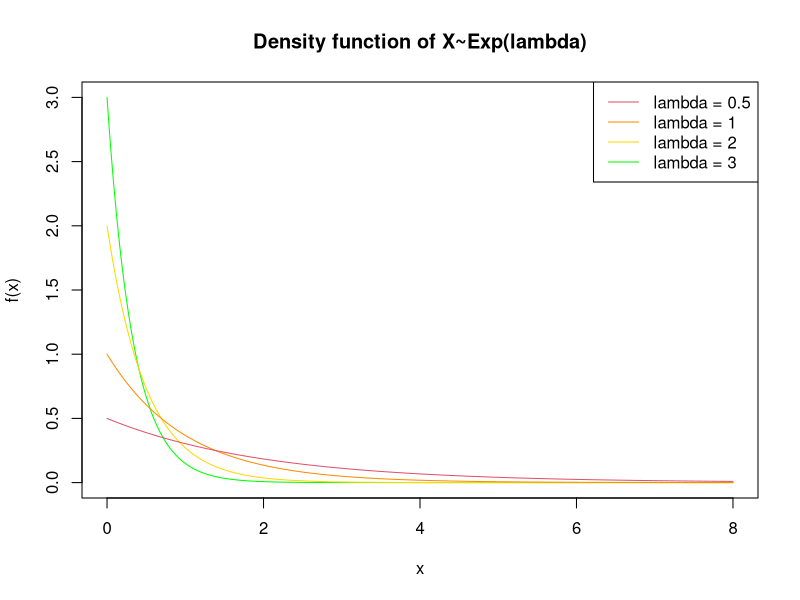
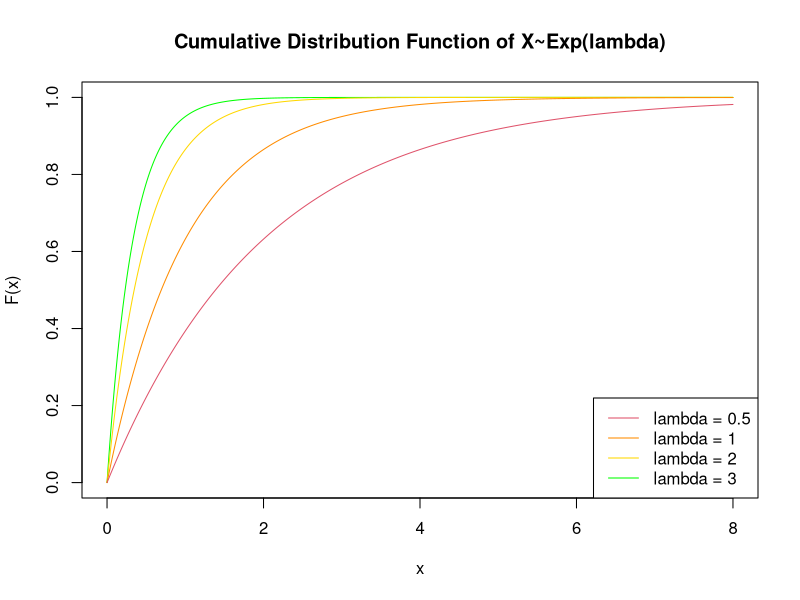
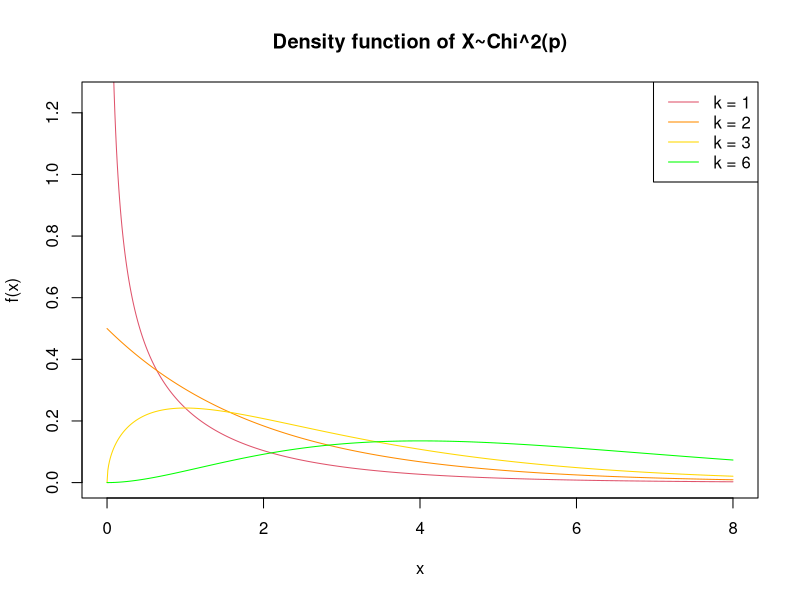
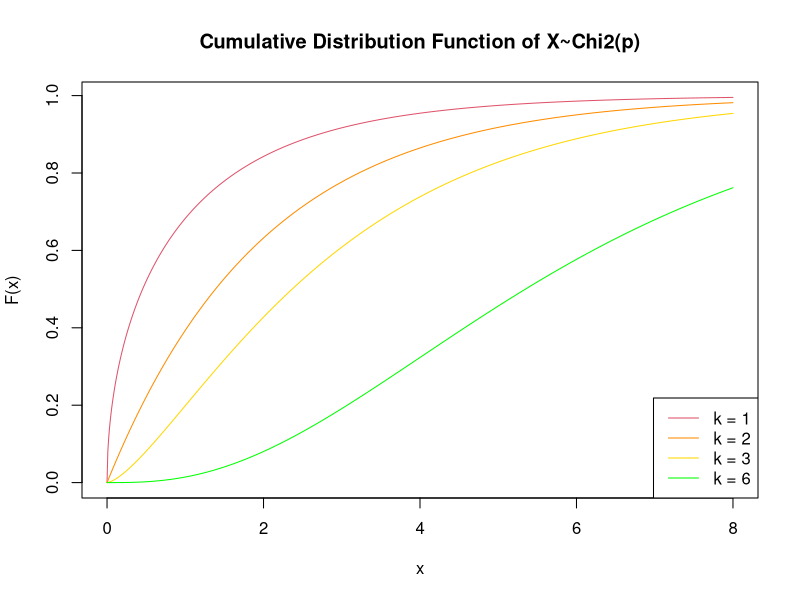
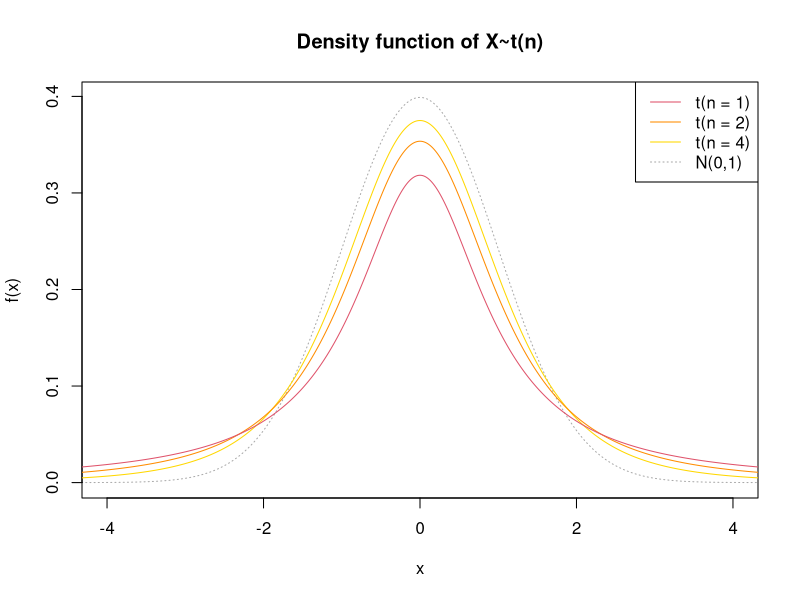
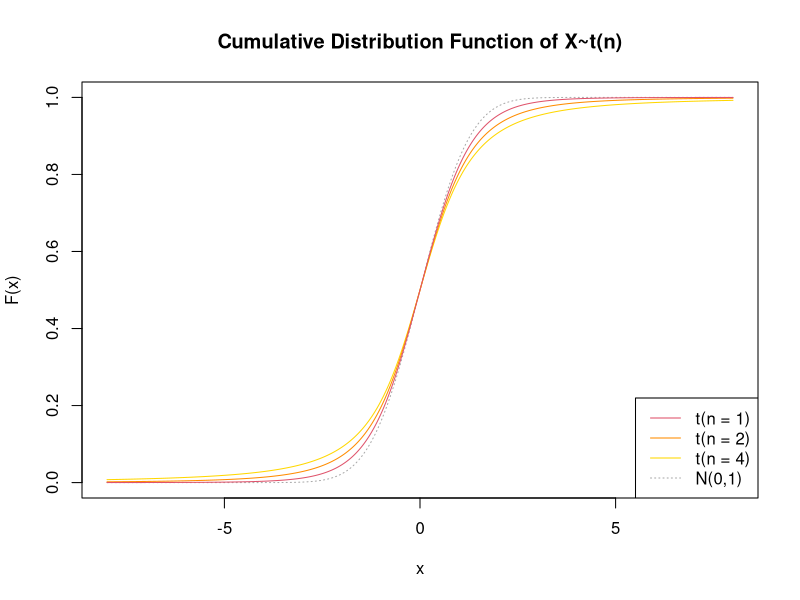
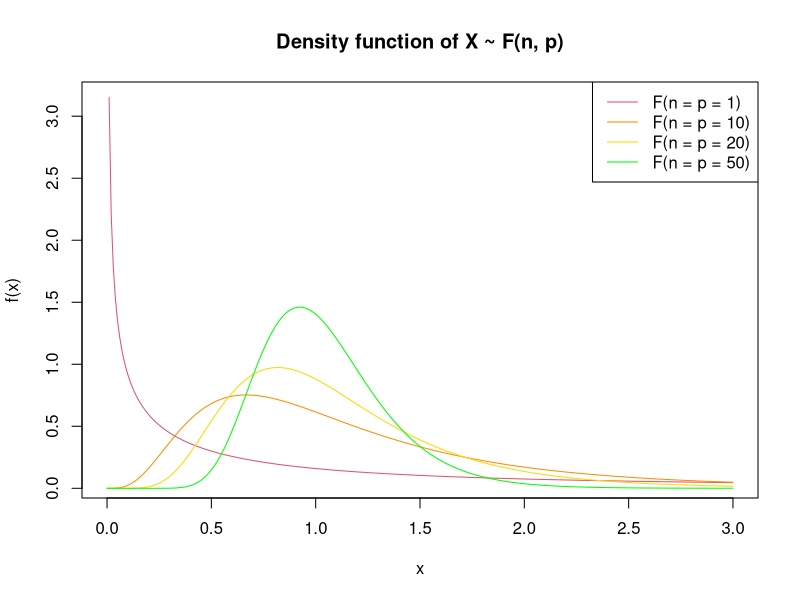
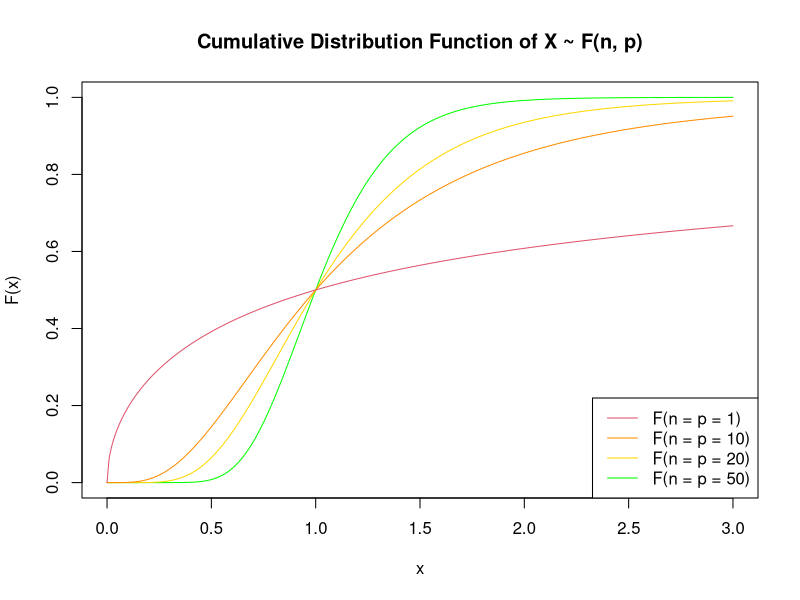

Write the R code that produced these figures, in order.
## ---- chunk 1
x <- seq(0,8,0.01)
dExp.5 <- dexp(x, .5)
dExp1 <- dexp(x, 1)
dExp2 <- dexp(x, 2)
dExp3 <- dexp(x, 3)
## ---- chunk 2
plot(x, dExp3, type = 'l', col = 'green',
     main = 'Density function of X~Exp(lambda)', ylab = 'f(x)')
lines(x, dExp2, col = 'gold')
lines(x, dExp1, col = 'darkorange')
lines(x, dExp.5, col = 2)
legend("topright", lty = 1,
       legend = c("lambda = 0.5", "lambda = 1", 
                  "lambda = 2", "lambda = 3"),
       col = c(2, 'darkorange', 'gold', 'green'))
## ---- chunk 3
plot(x, pexp(x, 3), type = 'l', col = 'green',
     main = 'Cumulative Distribution Function of X~Exp(lambda)', ylab = 'F(x)')
lines(x, pexp(x, 2), col='gold')
lines(x, pexp(x, 1), col='darkorange')
lines(x, pexp(x, .5), col=2)
legend("bottomright", lty = 1,
       legend = c("lambda = 0.5", "lambda = 1", "lambda = 2", "lambda = 3"),
       col = c(2, 'darkorange', 'gold', 'green'))
## ---- chunk 4
x <- seq(0,8,0.01)
dChiSq1 <- dchisq(x, df=1)
dChiSq2 <- dchisq(x, df=2)
dChiSq3 <- dchisq(x, df=3)
dChiSq6 <- dchisq(x, df=6)
## ---- chunk 5
plot(x, dChiSq1, type = 'l', col = 2, ylim = c(0, 1.25),
     main = 'Density function of X~Chi^2(p)', ylab = 'f(x)')
lines(x, dChiSq2, col = 'darkorange')
lines(x, dChiSq3, col = 'gold')
lines(x, dChiSq6, col = 'green')
legend("topright", lty = 1,
       legend = c("k = 1", "k = 2", "k = 3", "k = 6"),
       col = c(2, 'darkorange', 'gold', 'green'))
## ---- chunk 6
plot(x, pchisq(x, df=1), type = 'l', col = 2,
     main = 'Cumulative Distribution Function of X~Chi2(p)', ylab = 'F(x)')
lines(x, pchisq(x, df=2), col='darkorange')
lines(x, pchisq(x, df=3), col='gold')
lines(x, pchisq(x, df=6), col='green')
legend("bottomright", lty = 1,
       legend = c("k = 1", "k = 2", "k = 3", "k = 6"),
       col = c(2, 'darkorange', 'gold', 'green'))
## ---- chunk 7
x <- seq(-8, 8, 0.01)
dStudent1 <- dt(x, 1)
dStudent2 <- dt(x, 2)
dStudent4 <- dt(x, 4)
## ---- chunk 8
plot(x, dnorm(x), type = 'l', col = 'darkgray', xlim = c(-4, 4), lty = 3,
     main = 'Density function of X~t(n)', ylab = 'f(x)')
lines(x, dStudent4, col = 'gold')
lines(x, dStudent2, col = 'darkorange')
lines(x, dStudent1, col = 2)
legend("topright", lty = c(rep(1, 3), 3),
       legend = c("t(n = 1)", "t(n = 2)", "t(n = 4)", "N(0,1)"),
       col = c(2, 'darkorange', 'gold', 'darkgray'))
## ---- chunk 9
plot(x, pnorm(x), type = 'l', col = 'darkgray', lty = 3,
     main = 'Cumulative Distribution Function of X~t(n)', ylab = 'F(x)')
lines(x, pt(x, 2), col='gold')
lines(x, pt(x, 3), col='darkorange')
lines(x, pt(x, 6), col=2)
legend("bottomright", lty = c(rep(1, 3), 3),
       legend = c("t(n = 1)", "t(n = 2)", "t(n = 4)", "N(0,1)"),
       col = c(2, 'darkorange', 'gold', 'darkgray'))
## ---- chunk 10
x <- seq(0, 3, 0.01)
dF1 <- df(x, 1, 1)
dF10 <- df(x, 10, 10)
dF20 <- df(x, 20, 20)
dF50 <- df(x, 50, 50)
## ---- chunk 11
plot(x, dF1, type = 'l', col = 2, 
     main = 'Density function of X ~ F(n, p)', ylab = 'f(x)')
lines(x, dF10, col = 'darkorange')
lines(x, dF20, col = 'gold')
lines(x, dF50, col = 'green')
legend("topright", lty = 1,
       legend = c("F(n = p = 1)", "F(n = p = 10)", "F(n = p = 20)", "F(n = p = 50)"),
       col = c(2, 'darkorange', 'gold', 'green'))
## ---- chunk 12
plot(x, pf(x, 50, 50), type = 'l', col = 'green',
     main = 'Cumulative Distribution Function of X ~ F(n, p)', ylab = 'F(x)')
lines(x, pf(x, 20, 20), col='gold')
lines(x, pf(x, 10, 10), col='darkorange')
lines(x, pf(x, 1, 1), col=2)
legend("bottomright", lty = 1,
       legend = c("F(n = p = 1)", "F(n = p = 10)", "F(n = p = 20)", "F(n = p = 50)"),
       col = c(2, 'darkorange', 'gold', 'green'))
